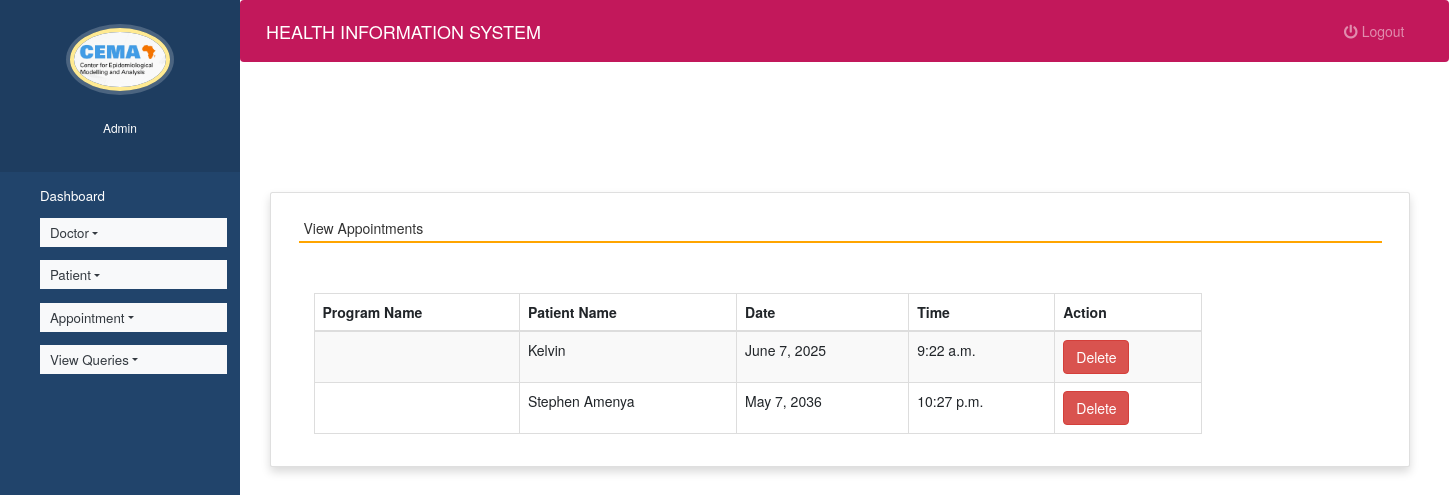
Screenshot of /view_appointment (signed in) with the database file from the repository.
### health/models.py (models this page shows, shortened)
class Appointment(models.Model):
    doctor = models.ForeignKey(Doctor,on_delete=models.CASCADE)
    patient = models.ForeignKey(Patient, on_delete=models.CASCADE)
    date1 = models.DateField()
    time1 = models.TimeField()

class Patient(models.Model):
    name = models.CharField(max_length=50)
    gender = models.CharField(max_length=10)
    mobile = models.IntegerField(null=True)
    address = models.CharField(max_length=50)
    def __str__(self):
       return self.name;

### health/views.py (the view)
# urls.py: path('view_appointment', view_appointment, name='view_appointment'),
def view_appointment(request):
    if not request.user.is_staff:
        return redirect('login')
    appointment = Appointment.objects.all()
    d = {'appointment':appointment}
    return render(request,'view_appointment.html', d)

### health/templates/view_appointment.html (shortened to what this page needs)
{% extends 'admin_nav.html' %}
{% load static %}
{% block content %}
<link rel="stylesheet" href="https://maxcdn.bootstrapcdn.com/bootstrap/3.4.1/css/bootstrap.min.css">
  <link rel="stylesheet" href="https://cdnjs.cloudflare.com/ajax/libs/font-awesome/4.7.0/css/font-awesome.min.css">
  <link rel="stylesheet" href="https://use.fontawesome.com/releases/v5.6.3/css/all.css">
<br><br><br><br>
<div class="container card shadow m-5">
    <div class="card-body">
        <h5 class="p-2" style="border-bottom: 2px solid orange">View Appointments</h5>
		<div class="container mt-5">
		<table id="example" class="table table-striped table-bordered table-sm" style="width:80%">
			<thead>
				<tr>
					<th>Program Name</th>
					<th>Patient Name</th>
                    <th>Date</th>
					<th>Time</th>
					<th>Action</th>
				</tr>
			</thead>
			<tbody>
            {% for i in appointment %}
			<tr>
				<td>{{i.program}}</td>
				<td>{{i.patient}}</td>
				<td>{{i.date1}}</td>
				<td>{{i.time1}}</td>
				<td><a href="{% url 'delete_appointment' i.id %}" onclick="return confirm('Are you ready to delete this record ?')" class="btn btn-danger">Delete</a></td>
			</tr>
			{% endfor %}
			</tbody>
		</table>
	 </div>
	</div>
</div>
{% endblock content %}

### health/static/style.css (style rules this page uses)
body { padding-left: 240px; }

### health/templates/admin_nav.html (style rules this page uses)
a:link { text-decoration: none; }
a { color: white; }
body { padding-left: 240px; }

### rows the page displays
Appointment: patient "Kelvin", date1 "June 7, 2025", time1 "9:22 a.m."
Appointment: patient "Stephen Amenya", date1 "May 7, 2036", time1 "10:27 p.m."
